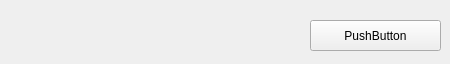
<?xml version="1.0" encoding="UTF-8"?>
<ui version="4.0">
 <class>testWid</class>
 <widget class="QWidget" name="testWid">
  <property name="geometry">
   <rect>
    <x>0</x>
    <y>0</y>
    <width>450</width>
    <height>64</height>
   </rect>
  </property>
  <property name="windowTitle">
   <string>Form</string>
  </property>
  <widget class="QPushButton" name="pushButton">
   <property name="geometry">
    <rect>
     <x>310</x>
     <y>20</y>
     <width>131</width>
     <height>31</height>
    </rect>
   </property>
   <property name="text">
    <string>PushButton</string>
   </property>
  </widget>
 </widget>
 <resources/>
 <connections/>
</ui>
